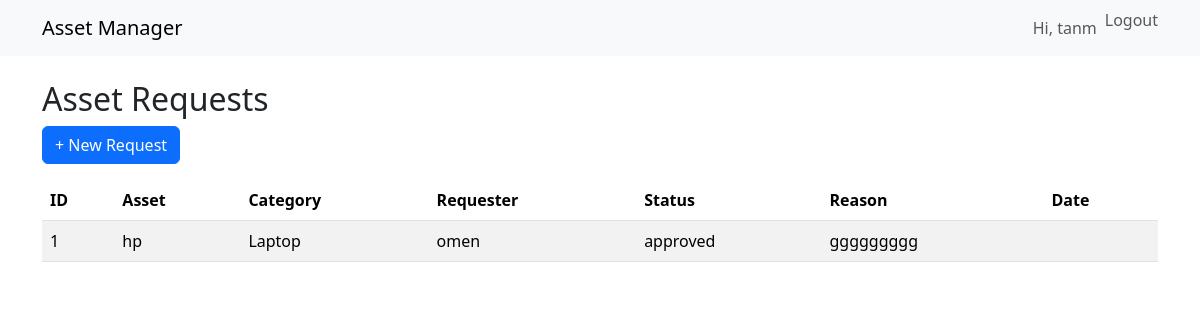
Page /assets/request/ (signed in) on the committed database.
### asset1/models.py (models this page shows, shortened)
class AssetRequest(models.Model):
    STATUS_PENDING = "pending"
    STATUS_APPROVED = "approved"
    STATUS_REJECTED = "rejected"
    STATUS_CANCELLED = "cancelled"
    STATUS_CHOICES = [
        (STATUS_PENDING, "Pending"),
        (STATUS_APPROVED, "Approved"),
        (STATUS_REJECTED, "Rejected"),
        (STATUS_CANCELLED, "Cancelled"),
    ]
    requester = models.ForeignKey(settings.AUTH_USER_MODEL, on_delete=models.CASCADE, related_name="asset_requests")
    category = models.ForeignKey(Category, on_delete=models.SET_NULL, null=True)
    asset = models.ForeignKey(Asset, on_delete=models.SET_NULL, null=True, blank=True)
    reason = models.TextField()
    status = models.CharField(max_length=32, choices=STATUS_CHOICES, default=STATUS_PENDING)
    requested_at = models.DateTimeField(auto_now_add=True)
    receive_at = models.DateTimeField(auto_now=True)

class Asset(models.Model):
    STATUS_AVAILABLE = "available"
    STATUS_ASSIGNED = "assigned"
    STATUS_MAINTENANCE = "maintenance"
    STATUS_LOST = "lost"
    STATUS_RETIRED = "retired"
    STATUS_CHOICES = [
        (STATUS_AVAILABLE, "Available"),
        (STATUS_ASSIGNED, "Assigned"),
        (STATUS_MAINTENANCE, "Maintenance"),
        (STATUS_LOST, "Lost"),
        (STATUS_RETIRED, "Retired"),
    ]
    uuid = models.UUIDField(default=uuid.uuid4, editable=False, unique=True)
    name = models.CharField(max_length=200)
    category = models.ForeignKey(Category, on_delete=models.PROTECT, related_name="assets")
    serial_number = models.CharField(max_length=200, blank=True, null=True, unique=True)
    description = models.TextField(blank=True)
    location = models.ForeignKey(Location, on_delete=models.SET_NULL, null=True, blank=True)
    status = models.CharField(max_length=32, choices=STATUS_CHOICES, default=STATUS_AVAILABLE)
    assigned_to = models.ForeignKey(settings.AUTH_USER_MODEL, null=True, blank=True,
                                    on_delete=models.SET_NULL, related_name="assigned_assets")
    acquired_date = models.DateField(null=True, blank=True)
    purchase_price = models.DecimalField(max_digits=12, decimal_places=2, null=True, blank=True)
    is_active = models.BooleanField(default=True)
    created_at = models.DateTimeField(auto_now_add=True)
    updated_at = models.DateTimeField(auto_now=True)

class Category(models.Model):
    name = models.CharField(max_length=120, unique=True)
    description = models.TextField(blank=True)

### asset1/views.py (the view)
# urls.py: path('assets/request/', views.asset_request, name='asset_request'),
@login_required
def asset_request(request):
    object_list = AssetRequest.objects.select_related("requester","category", "asset").all()
    return render(request, 'asset1/request_list.html',{"object_list": object_list})

### asset1/templates/asset1/request_list.html
{% extends "asset1/base.html" %}
{% block content %}
<div class="container mt-4">
  <h2>Asset Requests</h2>
  <a href="{% url 'asset1:request-create' %}" class="btn btn-primary mb-3">+ New Request</a>
  {% if object_list %}
    <table class="table table-striped">
      <thead>
        <tr>
          <th>ID</th>
          <th>Asset</th>
          <th>Category</th>
          <th>Requester</th>
          <th>Status</th>
          <th>Reason</th>
          <th>Date</th>
        </tr>
      </thead>
      <tbody>
        {% for req in object_list %}
        <tr>
          <td>{{ req.id }}</td>
          <td>{{ req.asset.name }}</td>
          <td>{{ req.category.name }}</td>
          <td>{{ req.requester.username }}</td>
          <td>{{ req.status }}</td>
          <td>{{ req.reason }}</td>
          <td>{{ req.created_at|date:"Y-m-d H:i" }}</td>
        </tr>
        {% endfor %}
      </tbody>
    </table>
  {% else %}
    <p>No requests found.</p>
  {% endif %}
</div>
{% endblock %}

### asset1/templates/asset1/base.html (shortened to what this page needs)
<!doctype html>
<html>
<head>
  <link href="https://cdn.jsdelivr.net/npm/bootstrap@5.3.2/dist/css/bootstrap.min.css" rel="stylesheet">
  <link href="https://cdn.jsdelivr.net/npm/bootstrap-icons@1.11.3/font/bootstrap-icons.css" rel="stylesheet">
</head>
<body>
{% block navbar %}
<nav class="navbar navbar-expand-lg navbar-light bg-light mb-3">
  <div class="container">
    <a class="navbar-brand">Asset Manager</a>
    <div class="collapse navbar-collapse">
      <ul class="navbar-nav">
        {% if user.is_authenticated %}
          <li class="nav-item">
            <span class="nav-link">Hi, {{ user.get_username }}</span>
          </li>
          <li class="nav-item">
            <form method="post" action="{% url 'asset1:logout' %}" style="display:inline;">
              <button type="submit" class="btn btn-link nav-link" style="padding:0; border:none; background:none;">
                Logout
              </button>
            </form>
          </li>
        {% else %}
          <li class="nav-item">
            <a class="nav-link" href="{% url 'asset1:login' %}">Login</a>
          </li>
        {% endif %}
      </ul>
    </div>
  </div>
</nav>
{% endblock %}
{% block content %}{% endblock %}
</body>
</html>

### rows in the picture
AssetRequest: id "1", asset.name "hp", category.name "Laptop", requester.username "omen", status "approved", reason "ggggggggg"

### other values in the picture
{{ user.get_username }} "tanm"
